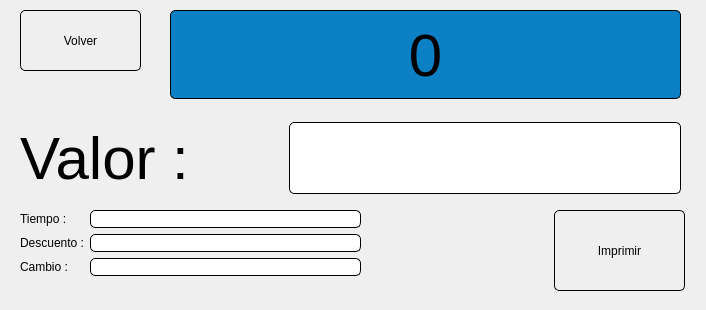
<?xml version="1.0" encoding="UTF-8"?>
<ui version="4.0">
 <class>ventanaPagar</class>
 <widget class="QMainWindow" name="ventanaPagar">
  <property name="geometry">
   <rect>
    <x>0</x>
    <y>0</y>
    <width>706</width>
    <height>310</height>
   </rect>
  </property>
  <property name="maximumSize">
   <size>
    <width>706</width>
    <height>310</height>
   </size>
  </property>
  <property name="windowTitle">
   <string>Pagar</string>
  </property>
  <property name="windowIcon">
   <iconset>
    <normaloff>../../../images/icon-pagar.png</normaloff>../../../images/icon-pagar.png</iconset>
  </property>
  <property name="layoutDirection">
   <enum>Qt::LeftToRight</enum>
  </property>
  <property name="styleSheet">
   <string notr="true">QLineEdit{
font: 13px &quot;Tahoma&quot;;
border:1px solid black;
border-radius: 5px;
}

QLabel{
font: 13pt &quot;Tahoma&quot;;
}

#labelTotalPagar{
background-color: #0c80c4;
}

#labelValor, #labelTotalPagar{
font-size: 60px;
}

#txtValor{
font-size:60px;
border:1px solid black;
border-radius: 5px;

}

QPushButton{
font: 13pt &quot;Tahoma&quot;;
border:1px solid black;
border-radius: 5px;
}

QPushButton:hover{
background-color: #0c80c4;
}</string>
  </property>
  <widget class="QWidget" name="centralwidget">
   <widget class="QWidget" name="formLayoutWidget">
    <property name="geometry">
     <rect>
      <x>20</x>
      <y>210</y>
      <width>341</width>
      <height>81</height>
     </rect>
    </property>
    <layout class="QFormLayout" name="formLayout">
     <item row="0" column="0">
      <widget class="QLabel" name="label_2">
       <property name="text">
        <string>Tiempo :</string>
       </property>
      </widget>
     </item>
     <item row="0" column="1">
      <widget class="QLineEdit" name="txtTiempo">
       <property name="enabled">
        <bool>false</bool>
       </property>
      </widget>
     </item>
     <item row="1" column="0">
      <widget class="QLabel" name="label_3">
       <property name="text">
        <string>Descuento :</string>
       </property>
      </widget>
     </item>
     <item row="2" column="0">
      <widget class="QLabel" name="label_4">
       <property name="text">
        <string>Cambio :</string>
       </property>
      </widget>
     </item>
     <item row="1" column="1">
      <widget class="QLineEdit" name="txtDescuento">
       <property name="enabled">
        <bool>false</bool>
       </property>
      </widget>
     </item>
     <item row="2" column="1">
      <widget class="QLineEdit" name="txtCambio">
       <property name="enabled">
        <bool>false</bool>
       </property>
      </widget>
     </item>
    </layout>
   </widget>
   <widget class="QWidget" name="gridLayoutWidget_2">
    <property name="geometry">
     <rect>
      <x>20</x>
      <y>119</y>
      <width>661</width>
      <height>78</height>
     </rect>
    </property>
    <layout class="QGridLayout" name="gridLayout_2">
     <property name="horizontalSpacing">
      <number>100</number>
     </property>
     <item row="0" column="0">
      <widget class="QLabel" name="labelValor">
       <property name="text">
        <string>Valor :</string>
       </property>
      </widget>
     </item>
     <item row="0" column="1">
      <widget class="QLineEdit" name="txtValor"/>
     </item>
    </layout>
   </widget>
   <widget class="QPushButton" name="btnImprimir">
    <property name="geometry">
     <rect>
      <x>554</x>
      <y>210</y>
      <width>131</width>
      <height>81</height>
     </rect>
    </property>
    <property name="text">
     <string>Imprimir</string>
    </property>
    <property name="icon">
     <iconset>
      <normaloff>../../../images/icon-imprimir.png</normaloff>../../../images/icon-imprimir.png</iconset>
    </property>
    <property name="iconSize">
     <size>
      <width>50</width>
      <height>50</height>
     </size>
    </property>
   </widget>
   <widget class="QPushButton" name="btnVolver">
    <property name="geometry">
     <rect>
      <x>20</x>
      <y>10</y>
      <width>121</width>
      <height>61</height>
     </rect>
    </property>
    <property name="sizePolicy">
     <sizepolicy hsizetype="Minimum" vsizetype="Expanding">
      <horstretch>0</horstretch>
      <verstretch>0</verstretch>
     </sizepolicy>
    </property>
    <property name="cursor">
     <cursorShape>PointingHandCursor</cursorShape>
    </property>
    <property name="text">
     <string>Volver</string>
    </property>
    <property name="icon">
     <iconset>
      <normaloff>../../../images/icon-volver.png</normaloff>../../../images/icon-volver.png</iconset>
    </property>
    <property name="iconSize">
     <size>
      <width>50</width>
      <height>50</height>
     </size>
    </property>
   </widget>
   <widget class="QLabel" name="labelTotalPagar">
    <property name="enabled">
     <bool>true</bool>
    </property>
    <property name="geometry">
     <rect>
      <x>170</x>
      <y>10</y>
      <width>511</width>
      <height>89</height>
     </rect>
    </property>
    <property name="styleSheet">
     <string notr="true">border:1px solid black;
border-radius: 5px;</string>
    </property>
    <property name="text">
     <string>0</string>
    </property>
    <property name="alignment">
     <set>Qt::AlignCenter</set>
    </property>
   </widget>
  </widget>
  <action name="actionParqueadero">
   <property name="text">
    <string>Parqueadero</string>
   </property>
  </action>
 </widget>
 <resources/>
 <connections/>
</ui>
